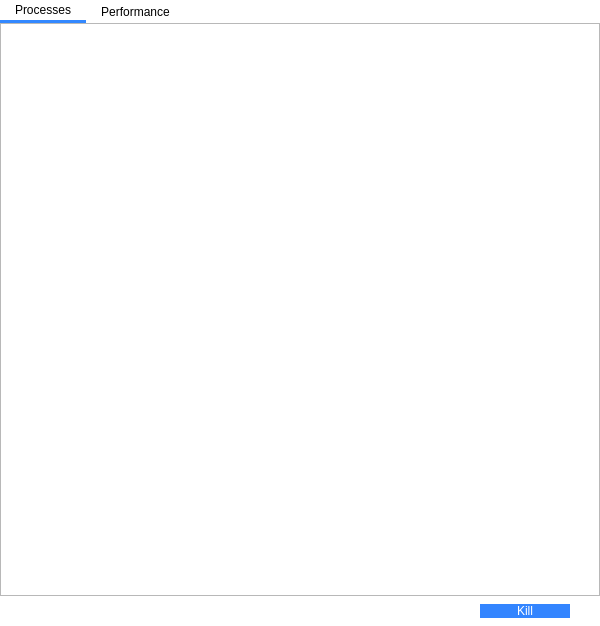
<?xml version="1.0" encoding="UTF-8"?>
<ui version="4.0">
 <class>MainWindow</class>
 <widget class="QMainWindow" name="MainWindow">
  <property name="geometry">
   <rect>
    <x>0</x>
    <y>0</y>
    <width>600</width>
    <height>626</height>
   </rect>
  </property>
  <property name="minimumSize">
   <size>
    <width>590</width>
    <height>540</height>
   </size>
  </property>
  <property name="windowTitle">
   <string>TaskManager</string>
  </property>
  <property name="styleSheet">
   <string notr="true">QMainWindow{
	background-color: white;
}

QTabBar::tab{
	color:black;
	background: transparent;
	border: none;
	padding-left: 15px;
	padding-right: 15px;
	padding-top: 3px;
	padding-bottom: 3px;
}

QTabBar::tab:selected {
	border-bottom : 3px solid rgb(51, 136, 255);
	padding-bottom: 3px;
}

QTabBar::tab:hover:!selected{
	color:rgb(190, 190, 190);
	padding-bottom: 3px;
}

QTabWidget::pane{
	border:none;
}

QTreeView::item:selected{
	background-color: rgb(205,232,255);
	color:black;
}

QTreeView::item:hover:!selected {
    background-color: rgb(229, 243, 255);
}

QTreeView::item{
	min-height:30px;
}

QTreeView::branch:selected{
	background:rgb(205,232,255);
}

QTreeView::branch:hover:!selected{
	background:rgb(229, 243, 255);
}

QHeaderView::section {
	min-height:50px;
	border:none;
	border-right:1px solid qlineargradient(spread:pad, x1:0.484, y1:0.994318, x2:0.489, y2:0.244, stop:0 rgba(165, 165, 165, 255), stop:1 rgba(255, 255, 255, 255));
	border-bottom:1px solid rgb(189, 189, 189);
	background-color:white;
}

QHeaderView::section:hover{
	background-color:rgb(229, 243, 255);
}


QPushButton{
 	background-color:rgb(51,133,255);
	border:none;
	color:rgb(255,255,255);
}

QPushButton:hover{
	background-color:rgb(49,126,243);
	border:none
}

QPushButton:pressed{
	background-color:rgb(48,117,220);
	border:none}

QListView{
	background:transparent;
	border:none;
}

QListView::item:selected{
	background-color: rgb(205,232,255);
	color:black;
	border:1px solid rgb(17, 125, 187);
}

QListView::item:hover:!selected {
   background-color: rgb(229, 243, 255);
	border:1px solid rgb(17, 125, 187);
}

QListView::item{
	min-height:80px;
}

</string>
  </property>
  <widget class="QWidget" name="centralWidget">
   <property name="styleSheet">
    <string notr="true"/>
   </property>
   <layout class="QVBoxLayout" name="verticalLayout">
    <property name="spacing">
     <number>5</number>
    </property>
    <property name="leftMargin">
     <number>0</number>
    </property>
    <property name="topMargin">
     <number>0</number>
    </property>
    <property name="rightMargin">
     <number>0</number>
    </property>
    <property name="bottomMargin">
     <number>0</number>
    </property>
    <item>
     <widget class="QTabWidget" name="centralTabWidget">
      <property name="currentIndex">
       <number>0</number>
      </property>
      <widget class="QWidget" name="processTab">
       <attribute name="title">
        <string>Processes</string>
       </attribute>
       <layout class="QVBoxLayout" name="verticalLayout_2">
        <property name="spacing">
         <number>0</number>
        </property>
        <property name="leftMargin">
         <number>0</number>
        </property>
        <property name="topMargin">
         <number>0</number>
        </property>
        <property name="rightMargin">
         <number>0</number>
        </property>
        <property name="bottomMargin">
         <number>0</number>
        </property>
        <item>
         <widget class="QTreeView" name="processView"/>
        </item>
        <item>
         <widget class="QWidget" name="killProcessWidget" native="true">
          <layout class="QHBoxLayout" name="horizontalLayout">
           <property name="spacing">
            <number>0</number>
           </property>
           <property name="leftMargin">
            <number>480</number>
           </property>
           <property name="topMargin">
            <number>8</number>
           </property>
           <property name="rightMargin">
            <number>30</number>
           </property>
           <property name="bottomMargin">
            <number>8</number>
           </property>
           <item>
            <widget class="QPushButton" name="killProcessButton">
             <property name="text">
              <string>Kill</string>
             </property>
            </widget>
           </item>
          </layout>
         </widget>
        </item>
       </layout>
      </widget>
      <widget class="QWidget" name="performanceTab">
       <attribute name="title">
        <string>Performance</string>
       </attribute>
       <layout class="QHBoxLayout" name="horizontalLayout_3" stretch="1,2">
        <property name="spacing">
         <number>10</number>
        </property>
        <property name="leftMargin">
         <number>5</number>
        </property>
        <property name="topMargin">
         <number>5</number>
        </property>
        <property name="rightMargin">
         <number>15</number>
        </property>
        <property name="bottomMargin">
         <number>0</number>
        </property>
        <item>
         <widget class="QListWidget" name="usageOptionList">
          <property name="viewMode">
           <enum>QListView::ListMode</enum>
          </property>
          <item>
           <property name="text">
            <string>CPU</string>
           </property>
           <property name="font">
            <font>
             <pointsize>15</pointsize>
            </font>
           </property>
          </item>
          <item>
           <property name="text">
            <string>Memory</string>
           </property>
           <property name="font">
            <font>
             <pointsize>15</pointsize>
            </font>
           </property>
          </item>
         </widget>
        </item>
        <item>
         <widget class="QStackedWidget" name="stackedWidget">
          <property name="currentIndex">
           <number>0</number>
          </property>
          <widget class="QWidget" name="cpuPage">
           <layout class="QVBoxLayout" name="verticalLayout_4" stretch="1,6,6">
            <property name="spacing">
             <number>0</number>
            </property>
            <property name="leftMargin">
             <number>0</number>
            </property>
            <property name="topMargin">
             <number>0</number>
            </property>
            <property name="rightMargin">
             <number>0</number>
            </property>
            <property name="bottomMargin">
             <number>0</number>
            </property>
            <item>
             <layout class="QHBoxLayout" name="horizontalLayout_4" stretch="1,5">
              <property name="spacing">
               <number>0</number>
              </property>
              <property name="leftMargin">
               <number>5</number>
              </property>
              <item>
               <widget class="QLabel" name="cpuLabel">
                <property name="text">
                 <string>CPU</string>
                </property>
               </widget>
              </item>
              <item>
               <widget class="QLabel" name="cpuName">
                <property name="text">
                 <string>TextLabel</string>
                </property>
                <property name="alignment">
                 <set>Qt::AlignRight|Qt::AlignTrailing|Qt::AlignVCenter</set>
                </property>
               </widget>
              </item>
             </layout>
            </item>
            <item>
             <widget class="UsagePlot" name="cpuUsagePLot" native="true"/>
            </item>
            <item>
             <layout class="QHBoxLayout" name="horizontalLayout_5">
              <property name="spacing">
               <number>10</number>
              </property>
              <property name="leftMargin">
               <number>5</number>
              </property>
              <item>
               <layout class="QVBoxLayout" name="verticalLayout_3" stretch="4,1,1">
                <property name="spacing">
                 <number>0</number>
                </property>
                <property name="bottomMargin">
                 <number>40</number>
                </property>
                <item>
                 <layout class="QGridLayout" name="gridLayout">
                  <property name="verticalSpacing">
                   <number>0</number>
                  </property>
                  <item row="0" column="1">
                   <widget class="QLabel" name="label_3">
                    <property name="text">
                     <string>Speed</string>
                    </property>
                   </widget>
                  </item>
                  <item row="0" column="0">
                   <widget class="QLabel" name="label_2">
                    <property name="text">
                     <string>Utilization</string>
                    </property>
                   </widget>
                  </item>
                  <item row="3" column="0">
                   <widget class="QLabel" name="processes">
                    <property name="text">
                     <string>TextLabel</string>
                    </property>
                   </widget>
                  </item>
                  <item row="1" column="0">
                   <widget class="QLabel" name="utilization">
                    <property name="text">
                     <string>TextLabel</string>
                    </property>
                   </widget>
                  </item>
                  <item row="3" column="1">
                   <widget class="QLabel" name="temperature">
                    <property name="palette">
                     <palette>
                      <active>
                       <colorrole role="WindowText">
                        <brush brushstyle="SolidPattern">
                         <color alpha="255">
                          <red>242</red>
                          <green>98</green>
                          <blue>31</blue>
                         </color>
                        </brush>
                       </colorrole>
                      </active>
                      <inactive>
                       <colorrole role="WindowText">
                        <brush brushstyle="SolidPattern">
                         <color alpha="255">
                          <red>242</red>
                          <green>98</green>
                          <blue>31</blue>
                         </color>
                        </brush>
                       </colorrole>
                      </inactive>
                      <disabled>
                       <colorrole role="WindowText">
                        <brush brushstyle="SolidPattern">
                         <color alpha="255">
                          <red>160</red>
                          <green>160</green>
                          <blue>160</blue>
                         </color>
                        </brush>
                       </colorrole>
                      </disabled>
                     </palette>
                    </property>
                    <property name="text">
                     <string>TextLabel</string>
                    </property>
                   </widget>
                  </item>
                  <item row="1" column="1">
                   <widget class="QLabel" name="speed">
                    <property name="text">
                     <string>TextLabel</string>
                    </property>
                   </widget>
                  </item>
                  <item row="2" column="0">
                   <widget class="QLabel" name="label_15">
                    <property name="text">
                     <string>Processes</string>
                    </property>
                   </widget>
                  </item>
                  <item row="2" column="1">
                   <widget class="QLabel" name="label_16">
                    <property name="text">
                     <string>Temperature</string>
                    </property>
                   </widget>
                  </item>
                 </layout>
                </item>
                <item>
                 <widget class="QLabel" name="label_12">
                  <property name="text">
                   <string>Up Time</string>
                  </property>
                 </widget>
                </item>
                <item>
                 <widget class="QLabel" name="upTime">
                  <property name="text">
                   <string>TextLabel</string>
                  </property>
                 </widget>
                </item>
               </layout>
              </item>
              <item>
               <spacer name="horizontalSpacer">
                <property name="orientation">
                 <enum>Qt::Horizontal</enum>
                </property>
                <property name="sizeHint" stdset="0">
                 <size>
                  <width>40</width>
                  <height>20</height>
                 </size>
                </property>
               </spacer>
              </item>
              <item>
               <layout class="QFormLayout" name="formLayout">
                <property name="horizontalSpacing">
                 <number>10</number>
                </property>
                <property name="verticalSpacing">
                 <number>10</number>
                </property>
                <item row="0" column="0">
                 <widget class="QLabel" name="label_6">
                  <property name="text">
                   <string>Maximum Speed:</string>
                  </property>
                 </widget>
                </item>
                <item row="0" column="1">
                 <widget class="QLabel" name="maxSpeed">
                  <property name="text">
                   <string>TextLabel</string>
                  </property>
                 </widget>
                </item>
                <item row="1" column="0">
                 <widget class="QLabel" name="label_7">
                  <property name="text">
                   <string>Cores:</string>
                  </property>
                 </widget>
                </item>
                <item row="1" column="1">
                 <widget class="QLabel" name="cores">
                  <property name="text">
                   <string>TextLabel</string>
                  </property>
                 </widget>
                </item>
                <item row="2" column="0">
                 <widget class="QLabel" name="label_8">
                  <property name="text">
                   <string>Logical processors:</string>
                  </property>
                 </widget>
                </item>
                <item row="2" column="1">
                 <widget class="QLabel" name="logicalProcessors">
                  <property name="text">
                   <string>TextLabel</string>
                  </property>
                 </widget>
                </item>
               </layout>
              </item>
             </layout>
            </item>
           </layout>
          </widget>
          <widget class="QWidget" name="memoryPage">
           <layout class="QVBoxLayout" name="verticalLayout_6" stretch="1,6,6">
            <property name="spacing">
             <number>0</number>
            </property>
            <property name="leftMargin">
             <number>0</number>
            </property>
            <property name="topMargin">
             <number>0</number>
            </property>
            <property name="rightMargin">
             <number>0</number>
            </property>
            <property name="bottomMargin">
             <number>0</number>
            </property>
            <item>
             <layout class="QHBoxLayout" name="horizontalLayout_6" stretch="1,5">
              <property name="spacing">
               <number>0</number>
              </property>
              <property name="leftMargin">
               <number>5</number>
              </property>
              <item>
               <widget class="QLabel" name="memoryLabel">
                <property name="palette">
                 <palette>
                  <active/>
                  <inactive/>
                  <disabled/>
                 </palette>
                </property>
                <property name="text">
                 <string>Memory</string>
                </property>
               </widget>
              </item>
              <item>
               <widget class="QLabel" name="memoryName">
                <property name="palette">
                 <palette>
                  <active/>
                  <inactive/>
                  <disabled/>
                 </palette>
                </property>
                <property name="text">
                 <string>TextLabel</string>
                </property>
                <property name="alignment">
                 <set>Qt::AlignRight|Qt::AlignTrailing|Qt::AlignVCenter</set>
                </property>
               </widget>
              </item>
             </layout>
            </item>
            <item>
             <widget class="UsagePlot" name="memoryUsagePlot" native="true"/>
            </item>
            <item>
             <layout class="QHBoxLayout" name="horizontalLayout_7">
              <property name="spacing">
               <number>10</number>
              </property>
              <property name="leftMargin">
               <number>5</number>
              </property>
              <item>
               <layout class="QGridLayout" name="gridLayout_2">
                <property name="bottomMargin">
                 <number>80</number>
                </property>
                <property name="horizontalSpacing">
                 <number>5</number>
                </property>
                <property name="verticalSpacing">
                 <number>0</number>
                </property>
                <item row="0" column="1">
                 <widget class="QLabel" name="label_4">
                  <property name="palette">
                   <palette>
                    <active/>
                    <inactive/>
                    <disabled/>
                   </palette>
                  </property>
                  <property name="text">
                   <string>Available</string>
                  </property>
                 </widget>
                </item>
                <item row="0" column="0">
                 <widget class="QLabel" name="usedLabel">
                  <property name="palette">
                   <palette>
                    <active/>
                    <inactive/>
                    <disabled/>
                   </palette>
                  </property>
                  <property name="text">
                   <string>Used</string>
                  </property>
                 </widget>
                </item>
                <item row="3" column="0">
                 <widget class="QLabel" name="cached">
                  <property name="text">
                   <string>TextLabel</string>
                  </property>
                 </widget>
                </item>
                <item row="1" column="0">
                 <widget class="QLabel" name="usedMemory">
                  <property name="text">
                   <string>TextLabel</string>
                  </property>
                 </widget>
                </item>
                <item row="3" column="1">
                 <widget class="QLabel" name="reserved">
                  <property name="text">
                   <string>TextLabel</string>
                  </property>
                 </widget>
                </item>
                <item row="1" column="1">
                 <widget class="QLabel" name="availableMemory">
                  <property name="text">
                   <string>TextLabel</string>
                  </property>
                 </widget>
                </item>
                <item row="2" column="0">
                 <widget class="QLabel" name="cachedLabel">
                  <property name="palette">
                   <palette>
                    <active/>
                    <inactive/>
                    <disabled/>
                   </palette>
                  </property>
                  <property name="text">
                   <string>Cached</string>
                  </property>
                 </widget>
                </item>
                <item row="2" column="1">
                 <widget class="QLabel" name="reservedLabel">
                  <property name="palette">
                   <palette>
                    <active/>
                    <inactive/>
                    <disabled/>
                   </palette>
                  </property>
                  <property name="text">
                   <string>Reserved</string>
                  </property>
                 </widget>
                </item>
               </layout>
              </item>
              <item>
               <spacer name="horizontalSpacer_2">
                <property name="orientation">
                 <enum>Qt::Horizontal</enum>
                </property>
                <property name="sizeHint" stdset="0">
                 <size>
                  <width>40</width>
                  <height>20</height>
                 </size>
                </property>
               </spacer>
              </item>
              <item>
               <layout class="QFormLayout" name="formLayout_2">
                <property name="horizontalSpacing">
                 <number>10</number>
                </property>
                <property name="verticalSpacing">
                 <number>10</number>
                </property>
                <item row="0" column="0">
                 <widget class="QLabel" name="label_9">
                  <property name="palette">
                   <palette>
                    <active/>
                    <inactive/>
                    <disabled/>
                   </palette>
                  </property>
                  <property name="text">
                   <string>Speed:</string>
                  </property>
                 </widget>
                </item>
                <item row="1" column="0">
                 <widget class="QLabel" name="label_10">
                  <property name="palette">
                   <palette>
                    <active/>
                    <inactive/>
                    <disabled/>
                   </palette>
                  </property>
                  <property name="text">
                   <string>Sockets:</string>
                  </property>
                 </widget>
                </item>
                <item row="2" column="0">
                 <widget class="QLabel" name="label_11">
                  <property name="palette">
                   <palette>
                    <active/>
                    <inactive/>
                    <disabled/>
                   </palette>
                  </property>
                  <property name="text">
                   <string>Reserved:</string>
                  </property>
                 </widget>
                </item>
                <item row="0" column="1">
                 <widget class="QLabel" name="maxSpeed_2">
                  <property name="text">
                   <string>TextLabel</string>
                  </property>
                 </widget>
                </item>
                <item row="1" column="1">
                 <widget class="QLabel" name="cores_2">
                  <property name="text">
                   <string>2/2</string>
                  </property>
                 </widget>
                </item>
                <item row="2" column="1">
                 <widget class="QLabel" name="logicalProcessors_2">
                  <property name="text">
                   <string>Text</string>
                  </property>
                 </widget>
                </item>
                <item row="3" column="0">
                 <widget class="QLabel" name="label_20">
                  <property name="palette">
                   <palette>
                    <active/>
                    <inactive/>
                    <disabled/>
                   </palette>
                  </property>
                  <property name="text">
                   <string>Reserved:</string>
                  </property>
                 </widget>
                </item>
                <item row="3" column="1">
                 <widget class="QLabel" name="temperature_2">
                  <property name="text">
                   <string>Text</string>
                  </property>
                 </widget>
                </item>
               </layout>
              </item>
             </layout>
            </item>
           </layout>
          </widget>
         </widget>
        </item>
       </layout>
      </widget>
     </widget>
    </item>
   </layout>
  </widget>
 </widget>
 <layoutdefault spacing="6" margin="11"/>
 <customwidgets>
  <customwidget>
   <class>UsagePlot</class>
   <extends>QWidget</extends>
   <header location="global">usageplot.h</header>
   <container>1</container>
  </customwidget>
 </customwidgets>
 <tabstops>
  <tabstop>centralTabWidget</tabstop>
  <tabstop>processView</tabstop>
  <tabstop>killProcessButton</tabstop>
  <tabstop>usageOptionList</tabstop>
 </tabstops>
 <resources/>
 <connections/>
</ui>
